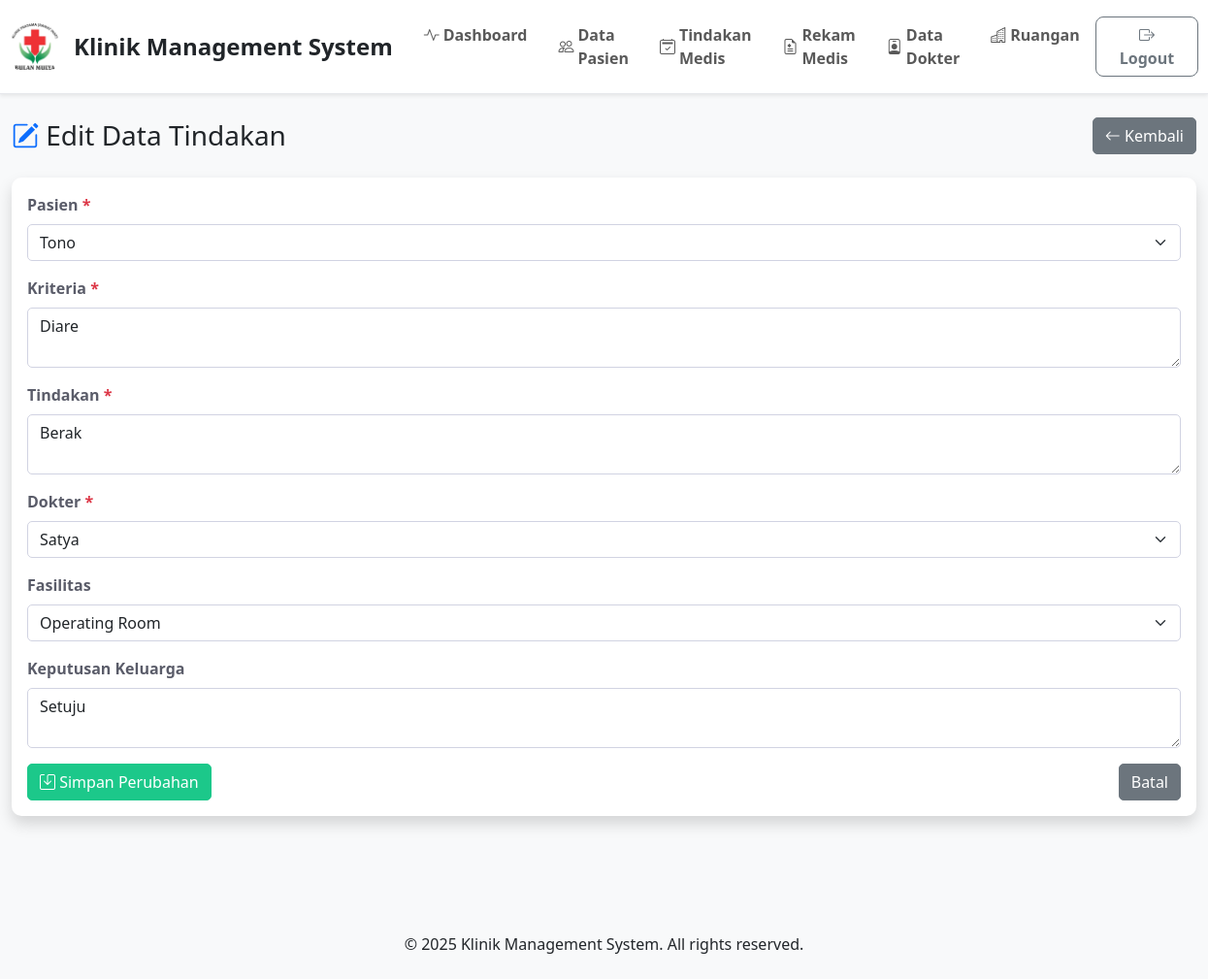
/index.php?page=tindakan_edit&idtindakan=2 (signed in), run on the app's committed database.
### tables this page shows
CREATE TABLE `tindakan` (
  `idtindakan` int(11) NOT NULL,
  `idpasien` int(11) NOT NULL,
  `kriteria` text DEFAULT NULL,
  `tindakan` text DEFAULT NULL,
  `iddokter` int(11) DEFAULT NULL,
  `fasilitas` text DEFAULT NULL,
  `keputusan_keluarga` text DEFAULT NULL
);

CREATE TABLE `pasien` (
  `idpasien` int(11) NOT NULL,
  `nama` varchar(100) NOT NULL,
  `jenis_kelamin` enum('L','P') NOT NULL,
  `pekerjaan` varchar(100) DEFAULT NULL,
  `tmp_lahir` varchar(100) DEFAULT NULL,
  `tgl_lahir` date DEFAULT NULL,
  `telpon` varchar(20) DEFAULT NULL,
  `alamat` text DEFAULT NULL,
  `tgl_daftar` date DEFAULT NULL
);

CREATE TABLE `dokter` (
  `iddokter` int(11) NOT NULL,
  `nama` varchar(100) NOT NULL,
  `jenis_kelamin` enum('L','P') NOT NULL,
  `telpon` varchar(20) DEFAULT NULL,
  `alamat` text DEFAULT NULL,
  `spesialisasi` varchar(100) DEFAULT NULL
);

### config/database.php (called while the page is built, shortened)
<?php
try {
    $pdo = new PDO("mysql:host=" . DB_HOST . ";dbname=" . DB_NAME . ";charset=utf8", DB_USER, DB_PASS);
    $pdo->setAttribute(PDO::ATTR_ERRMODE, PDO::ERRMODE_EXCEPTION);
    $pdo->setAttribute(PDO::ATTR_DEFAULT_FETCH_MODE, PDO::FETCH_ASSOC);
} catch(PDOException $e) {
    die("Connection failed: " . $e->getMessage());
}
function executeQuery($sql, $params = []) {
    global $pdo;
    try {
        $stmt = $pdo->prepare($sql);
        $stmt->execute($params);
        return $stmt;
    } catch(PDOException $e) {
        die("Query failed: " . $e->getMessage());
    }
}
function fetchAll($sql, $params = []) {
    $stmt = executeQuery($sql, $params);
    return $stmt->fetchAll();
}
function fetchOne($sql, $params = []) {
    $stmt = executeQuery($sql, $params);
    return $stmt->fetch();
}
?>

### pages/tindakan_edit.php (the view, shortened to what this page needs)
<?php
require_once __DIR__ . '/../config/database.php';
require_once __DIR__ . '/../includes/header.php';
$idtindakan = (int)$_GET['idtindakan'];
$tindakan = fetchOne("SELECT * FROM tindakan WHERE idtindakan = ?", [$idtindakan]);
$patients = fetchAll("SELECT idpasien, nama FROM pasien ORDER BY nama");
$doctors = fetchAll("SELECT iddokter, nama FROM dokter ORDER BY nama");
$facility_options = [
    'Radiology', 'Laboratory', 'ICU', 'Ambulance', 'Pharmacy', 'Operating Room'
];
?>
<div class="container-fluid">
    <div class="d-flex justify-content-between align-items-center mb-4">
        <h1 class="h3 mb-0"><i class="bi bi-pencil-square text-primary"></i> Edit Data Tindakan</h1>
        <a href="/Klinik_Management/index.php?page=tindakan" class="btn btn-secondary">
            <i class="bi bi-arrow-left"></i> Kembali
        </a>
    </div>
    <div class="card shadow mb-4">
        <div class="card-body">
            <form method="POST" class="needs-validation" novalidate>
                <div class="mb-3">
                    <label class="form-label">Pasien <span class="text-danger">*</span></label>
                    <select class="form-select" name="idpasien" required>
                        <?php foreach ($patients as $p): ?>
                            <option value="<?= $p['idpasien'] ?>" <?= (($tindakan['idpasien'] == $p['idpasien']) ? 'selected' : '') ?>>
                                <?= htmlspecialchars($p['nama']) ?>
                            </option>
                        <?php endforeach; ?>
                    </select>
                </div>
                <div class="mb-3">
                    <label class="form-label">Kriteria <span class="text-danger">*</span></label>
                    <textarea class="form-control" name="kriteria" required><?= htmlspecialchars($_POST['kriteria'] ?? $tindakan['kriteria']) ?></textarea>
                </div>
                <div class="mb-3">
                    <label class="form-label">Tindakan <span class="text-danger">*</span></label>
                    <textarea class="form-control" name="tindakan" required><?= htmlspecialchars($_POST['tindakan'] ?? $tindakan['tindakan']) ?></textarea>
                </div>
                <div class="mb-3">
                    <label class="form-label">Dokter <span class="text-danger">*</span></label>
                    <select class="form-select" name="iddokter" required>
                        <?php foreach ($doctors as $d): ?>
                            <option value="<?= $d['iddokter'] ?>" <?= (($tindakan['iddokter'] == $d['iddokter']) ? 'selected' : '') ?>>
                                <?= htmlspecialchars($d['nama']) ?>
                            </option>
                        <?php endforeach; ?>
                    </select>
                </div>
                <div class="mb-3">
                    <label class="form-label">Fasilitas</label>
                    <select class="form-select" name="fasilitas">
                        <?php foreach ($facility_options as $f): ?>
                            <option value="<?= $f ?>" <?= (($tindakan['fasilitas'] == $f) ? 'selected' : '') ?>>
                                <?= htmlspecialchars($f) ?>
                            </option>
                        <?php endforeach; ?>
                    </select>
                </div>
                <div class="mb-3">
                    <label class="form-label">Keputusan Keluarga</label>
                    <textarea class="form-control" name="keputusan_keluarga"><?= htmlspecialchars($_POST['keputusan_keluarga'] ?? $tindakan['keputusan_keluarga']) ?></textarea>
                </div>
                <div class="d-flex justify-content-between">
                    <button type="submit" class="btn btn-success">
                        <i class="bi bi-save"></i> Simpan Perubahan
                    </button>
                    <a href="/Klinik_Management/index.php?page=tindakan" class="btn btn-secondary">Batal</a>
                </div>
            </form>
        </div>
    </div>
</div>

### assets/css/style.css (style rules this page uses)
body { font-family: 'Segoe UI', Tahoma, Geneva, Verdana, sans-serif; background-color: #f8f9fa; }
.card { border: none; border-radius: 10px; box-shadow: 0 0.125rem 0.25rem rgba(0, 0, 0, 0.075); transition: all 0.3s ease; }
.btn { border-radius: 5px; font-weight: 500; transition: all 0.3s ease; }
.btn-success { background-color: #1cc88a; border-color: #1cc88a; }
.form-control, .form-select { border-radius: 5px; border: 1px solid #d1d3e2; transition: all 0.3s ease; }
.form-label { font-weight: 600; color: #5a5c69; margin-bottom: 0.5rem; }

### includes/footer.php (style rules this page uses)
html, body { height: 100%; }
body { min-height: 100vh; display: flex; flex-direction: column; }

### data on the page
tindakan: idpasien "Tono", kriteria "Diare", tindakan "Berak", iddokter "Satya", fasilitas "Operating Room", keputusan_keluarga "Setuju"
